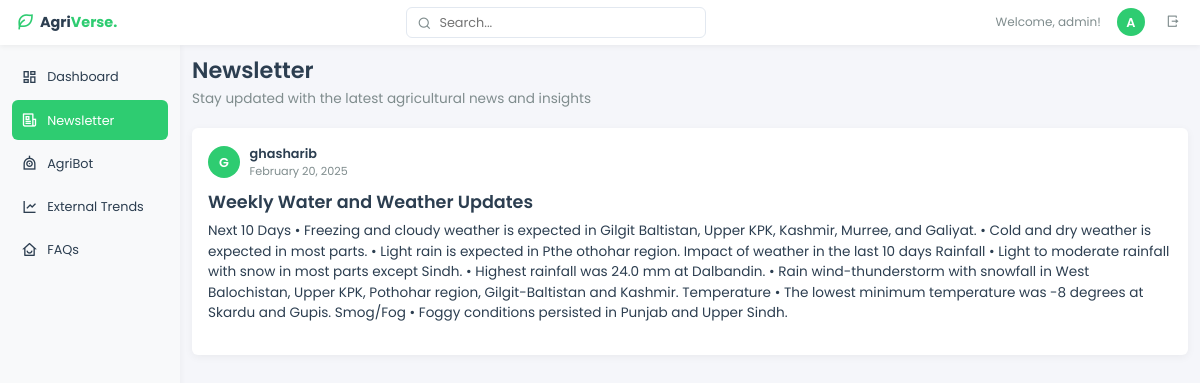
The app's page /newsletter (signed in), older data.
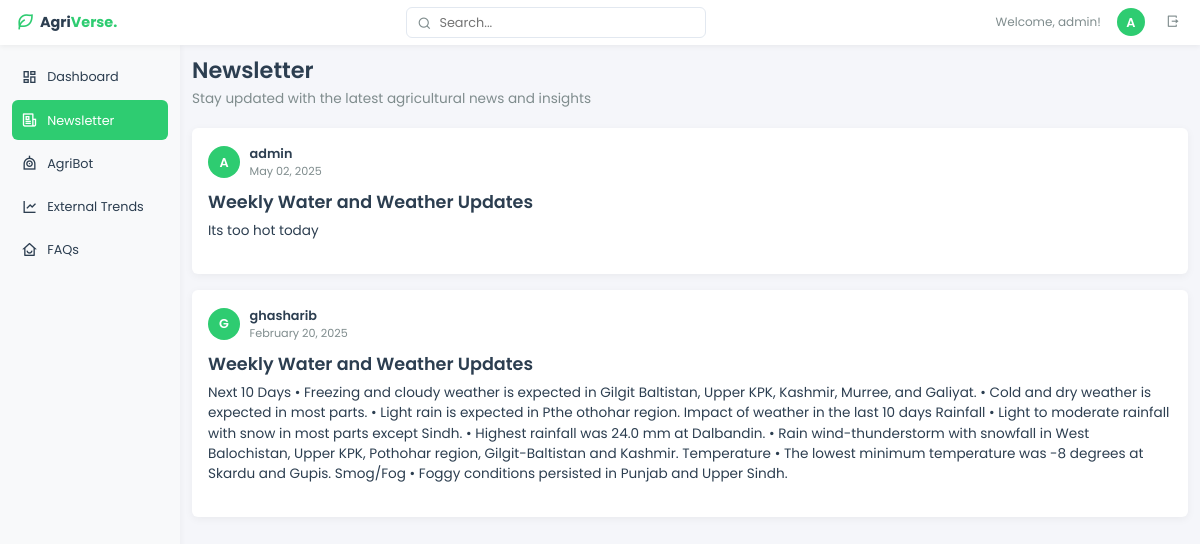
The same page, newer data.
### models.py (models this page shows)
class NewsletterPost(db.Model):
    id = db.Column(db.Integer, primary_key=True)
    title = db.Column(db.String(200), nullable=False)
    content = db.Column(db.Text, nullable=False)
    image_url = db.Column(db.String(500))
    video_url = db.Column(db.String(500))
    created_at = db.Column(db.DateTime, default=datetime.utcnow)
    author_id = db.Column(db.Integer, db.ForeignKey('user.id'), nullable=False)
    author = db.relationship('User', backref=db.backref('posts', lazy=True))

class User(db.Model):
    id = db.Column(db.Integer, primary_key=True)
    username = db.Column(db.String(80), unique=True, nullable=False)
    email = db.Column(db.String(120), unique=True, nullable=False)
    password = db.Column(db.String(200), nullable=False)
    is_admin = db.Column(db.Boolean, default=False)
    created_at = db.Column(db.DateTime, default=datetime.utcnow)

### app.py (the view)
@app.route('/newsletter')
def newsletter():
    posts = NewsletterPost.query.order_by(NewsletterPost.created_at.desc()).all()
    return render_template('newsletter.html', posts=posts)

### app.py (called while the page is built)
@app.before_request
def before_request():
    protected_routes = ['dashboard', 'admin_dashboard']
    if request.endpoint in protected_routes and 'user_id' not in session:
        flash('Please log in to access this page.', 'info')
        return redirect(url_for('login'))

### templates/newsletter.html (shortened to what this page needs)
<!DOCTYPE html>
<html lang="en">
<head>
    <link rel="stylesheet" href="https://cdn.jsdelivr.net/npm/bootstrap@5.3.0/dist/css/bootstrap.min.css">
    <link href="https://cdn.jsdelivr.net/npm/remixicon@2.5.0/fonts/remixicon.css" rel="stylesheet">
</head>
<body>
    <div class="top-bar">
        <a href="/" class="logo">
            <i class="ri-leaf-line"></i>
            <h2>Agri<span style="color: var(--primary-color)">Verse.</span></h2>
        </a>
        <div class="search-container">
            <i class="ri-search-line"></i>
            <input type="text" placeholder="Search...">
        </div>
        <div class="d-flex align-items-center gap-3">
            <span class="welcome-message">Welcome, {{ session['username'] }}!</span>
            <div class="user-avatar">
                {{ session['username'][0].upper() }}
            </div>
            <button class="logout-btn">
                <i class="ri-logout-box-r-line"></i>
            </button>
        </div>
    </div>
    <div class="sidebar">
        <ul class="nav-links">
            <li class="nav-item">
                <a href="/dashboard" class="nav-link">
                    <i class="ri-dashboard-line"></i>
                    <span>Dashboard</span>
                </a>
            </li>
            <li class="nav-item">
                <a href="/newsletter" class="nav-link active">
                    <i class="ri-newspaper-line"></i>
                    <span>Newsletter</span>
                </a>
            </li>
            <li class="nav-item">
                <a href="/chatbot" class="nav-link">
                    <i class="ri-robot-line"></i>
                    <span>AgriBot</span>
                </a>
            </li>
            <li class="nav-item">
                <a href="/external" class="nav-link">
                    <i class="ri-line-chart-line"></i>
                    <span>External Trends</span>
                </a>
            </li>
            <li class="nav-item">
                <a href="/faqs" class="nav-link">
                    <i class="ri-home-smile-line"></i>
                    <span>FAQs</span>
                </a>
            </li>
        </ul>
    </div>
    <div class="content">
        <div class="page-title">
            <h1>Newsletter</h1>
            <p>Stay updated with the latest agricultural news and insights</p>
        </div>
        <div class="news-feed">
            {% if posts %}
                {% for post in posts %}
                <article class="post-card">
                    <div class="post-header">
                        <div class="post-author">
                            <div class="author-avatar">
                                {{ post.author.username[0].upper() }}
                            </div>
                            <div class="author-info">
                                <span class="author-name">{{ post.author.username }}</span>
                                <span class="post-time">{{ post.created_at.strftime('%B %d, %Y') }}</span>
                            </div>
                        </div>
                    </div>
                    <div class="post-content">
                        <h3>{{ post.title }}</h3>
                        <p>{{ post.content }}</p>
                    </div>
                </article>
                {% endfor %}
            {% else %}
                <div class="empty-state">
                    <i class="ri-inbox-line" style="font-size: 2rem; color: var(--text-secondary);"></i>
                    <h3 class="mt-2">No Posts Yet</h3>
                    <p>Check back later for updates!</p>
                </div>
            {% endif %}
        </div>
    </div>
</body>
</html>

Row changes from the older to the newer data that the page shows:
now on this page (row unchanged): User: username "admin"
added NewsletterPost: author "A", author.username "admin", created_at "May 02, 2025", title "Weekly Water and Weather Updates", content "Its too hot today"
Text that changed along with them:
{{ session['username'] }}: "admin" → (not shown)
